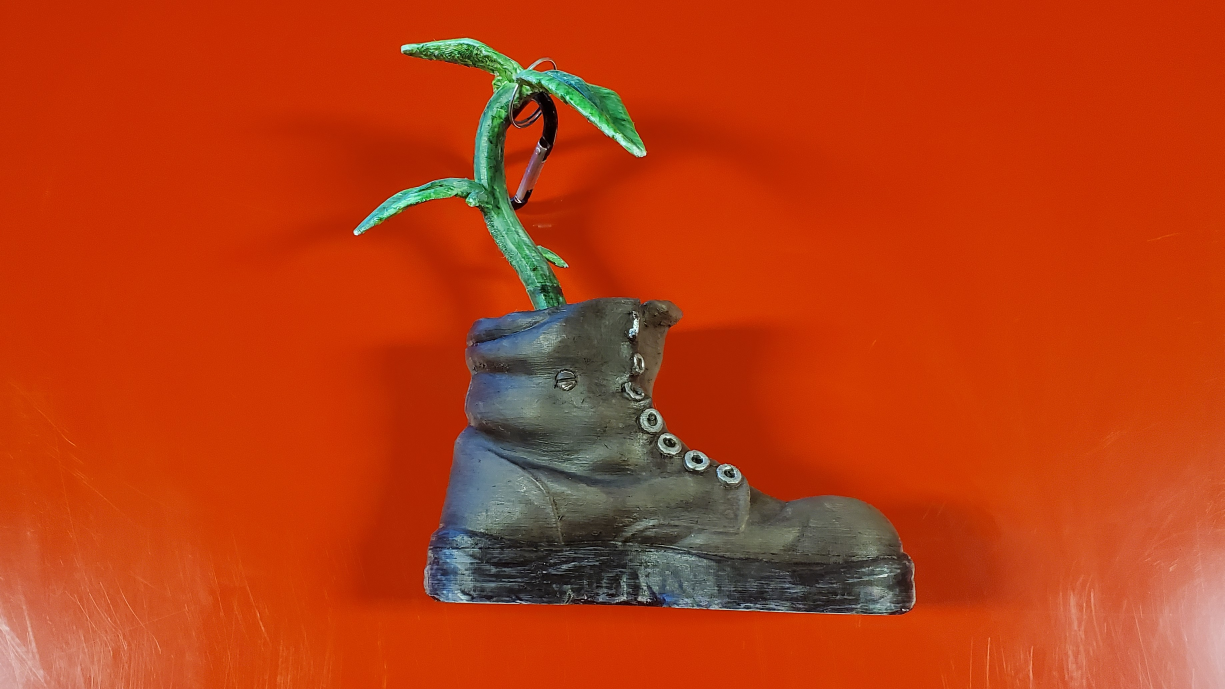
#> input picture ROB-134/images/boot.jpg, 3674 x 2067 px (shown at 1/3 size)
$ python -i range_finder.py   (imports and definitions only)
#> lines starting #> are read from the running program, lines starting #| are printed output that depends on the picture; after the words box and inside, x2 and y2 are one past the last pixel; in counts of white or black regions, pixels touching at a corner belong together
import cv2
import imutils as im


def callback(value):
    pass


def setup_trackbars(range_filter):
    cv2.namedWindow("Trackbars", cv2.WINDOW_NORMAL)

    for i in ["MIN", "MAX"]:
        v = 0 if i == "MIN" else 255
        for j in range_filter:
            cv2.createTrackbar(f"{j}_{i}","Trackbars", v, 255, callback)


def get_trackbar_values(range_filter):

    values = []
    for i in ["MIN", "MAX"]:
        for j in range_filter:
            v = cv2.getTrackbarPos(f"{j}_{i}", "Trackbars")
            values.append(v)
    return values


# [43 lines left out: function process_live_feed, not called in this run]


def process_image(image_path, range_filter='BGR', preview=True, frame_width=1080):
    """
    Apply thresholding to a static image and return threshold values.
    :param image_path: Path to the input image.
    :param range_filter: 'RGB' or 'HSV' for thresholding.
    :param preview: Whether to show a preview of the masked image.
    :return: List of trackbar values [v1_min, v2_min, v3_min, v1_max, v2_max, v3_max].
    """
#> called with image_path = '../ROB-134/images/boot.jpg', range_filter = 'BGR', preview = True, frame_width = 1080
    image = cv2.imread(image_path)
#> image is the input picture: shape (2067, 3674, 3); mean B, G, R 19.2, 60.9, 185.9
    image = im.resize(image, width=frame_width)
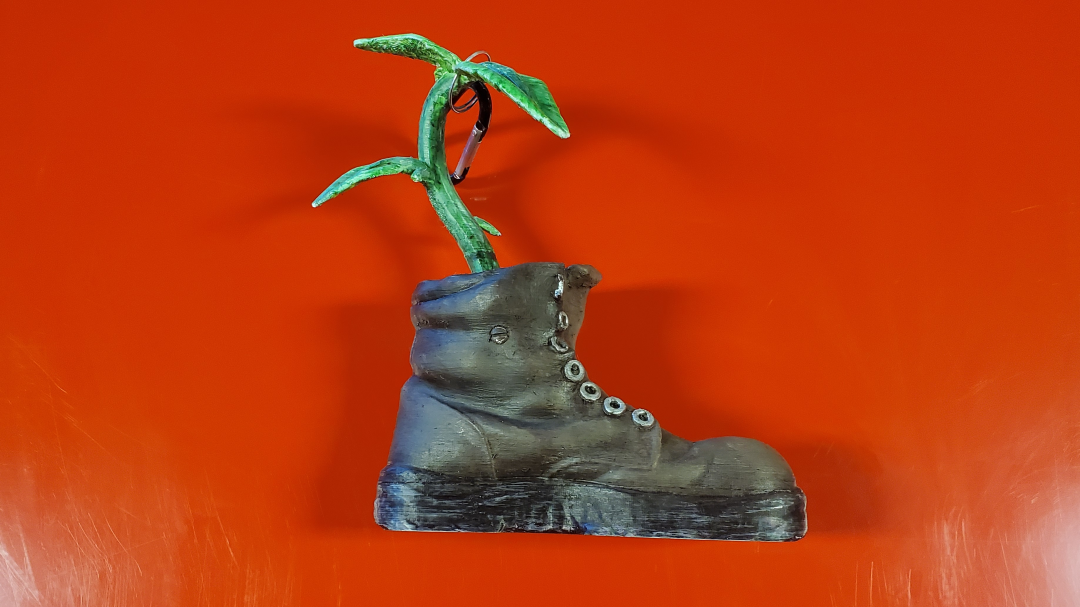
#> image: shape (607, 1080, 3); mean B, G, R 19.2, 60.9, 185.9

    if image is None:
        raise ValueError("Image not found at specified path.")

    if range_filter.upper() == 'HSV':
        frame_to_thresh = cv2.cvtColor(image, cv2.COLOR_BGR2HSV)
    else:
        frame_to_thresh = image

    setup_trackbars(range_filter.upper())
#> the loop in setup_trackbars, `for i in ["MIN", "MAX"]:` made 2 passes; slider 'B_MIN' is set to 51

    while True:
        v1_min, v2_min, v3_min, v1_max, v2_max, v3_max = get_trackbar_values(range_filter.upper())

        thresh = cv2.inRange(frame_to_thresh, (v1_min, v2_min, v3_min), (v1_max, v2_max, v3_max))
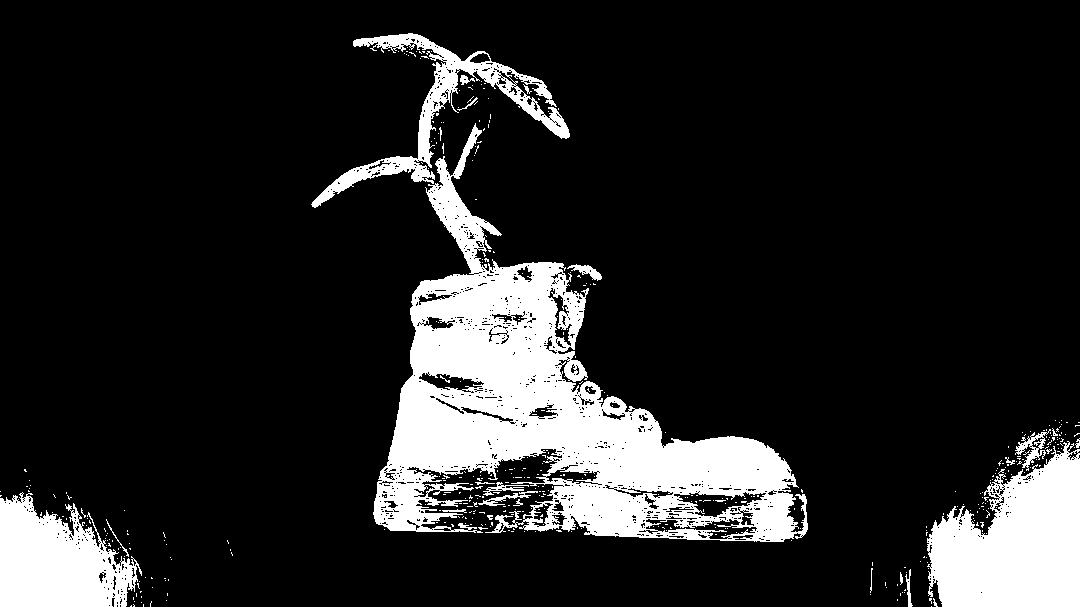
#> thresh: shape (607, 1080); 14.9% white; 430 white regions (406 under 20 px), largest, box (x1, y1, x2, y2) and area: (373, 123, 808, 542) 60115, (927, 441, 1080, 607) 17376, (0, 492, 142, 607) 10818

        if preview:
            preview_image = cv2.bitwise_and(image, image, mask=thresh)
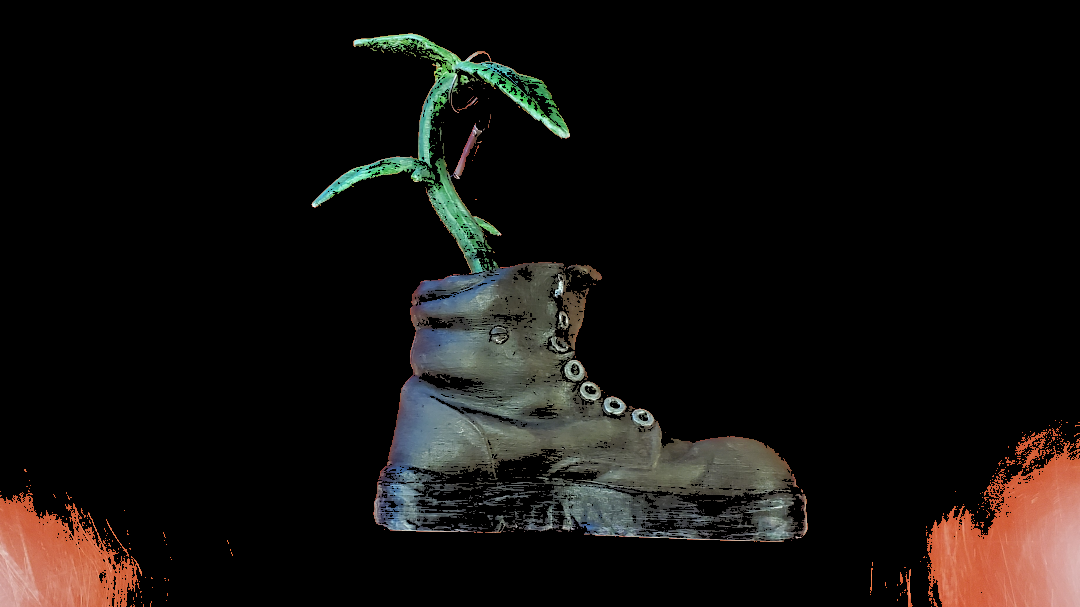
#> preview_image: shape (607, 1080, 3); mean B, G, R 14.3, 16.6, 19.3
            cv2.imshow("Preview", preview_image)
        else:
            cv2.imshow("Original", image)
            cv2.imshow("Thresh", thresh)

        key = cv2.waitKey(1)
#> (key Esc is pressed here)
        if key == ord(' '):
            break

    cv2.destroyAllWindows()

    return [v1_min, v2_min, v3_min, v1_max, v2_max, v3_max]

>>> result = process_image('../ROB-134/images/boot.jpg')
